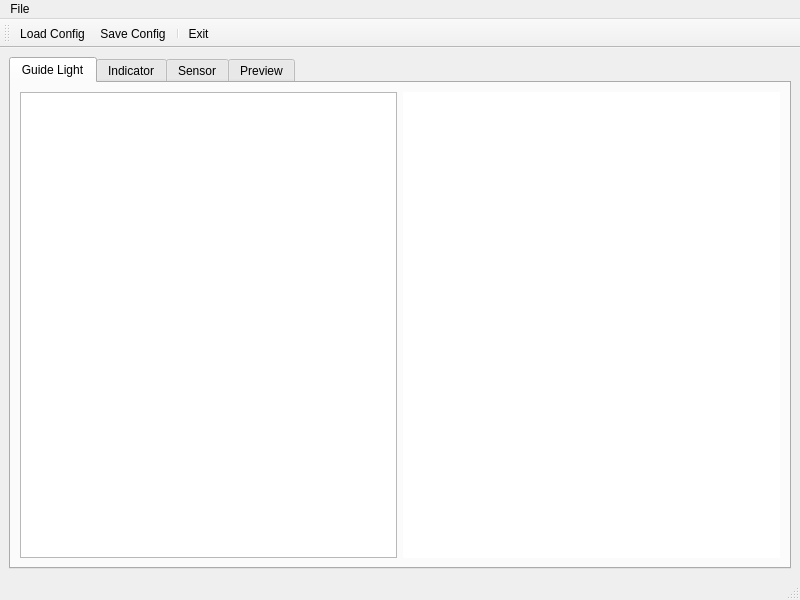
<?xml version="1.0" encoding="UTF-8"?>
<ui version="4.0">
 <class>MainWindow</class>
 <widget class="QMainWindow" name="MainWindow">
  <property name="geometry">
   <rect>
    <x>0</x>
    <y>0</y>
    <width>800</width>
    <height>600</height>
   </rect>
  </property>
  <property name="sizePolicy">
   <sizepolicy hsizetype="Preferred" vsizetype="Expanding">
    <horstretch>0</horstretch>
    <verstretch>0</verstretch>
   </sizepolicy>
  </property>
  <property name="windowTitle">
   <string>MainWindow</string>
  </property>
  <widget class="QWidget" name="centralwidget">
   <layout class="QVBoxLayout" name="verticalLayout_2">
    <item>
     <widget class="QTabWidget" name="tabWidget">
      <property name="sizePolicy">
       <sizepolicy hsizetype="Expanding" vsizetype="Expanding">
        <horstretch>0</horstretch>
        <verstretch>0</verstretch>
       </sizepolicy>
      </property>
      <property name="currentIndex">
       <number>0</number>
      </property>
      <widget class="QWidget" name="tab">
       <attribute name="title">
        <string>Guide Light</string>
       </attribute>
       <layout class="QHBoxLayout" name="horizontalLayout">
        <item>
         <widget class="QTableView" name="tableView"/>
        </item>
        <item>
         <widget class="QTableView" name="portTable">
          <property name="sizePolicy">
           <sizepolicy hsizetype="Expanding" vsizetype="Expanding">
            <horstretch>0</horstretch>
            <verstretch>0</verstretch>
           </sizepolicy>
          </property>
          <property name="frameShape">
           <enum>QFrame::NoFrame</enum>
          </property>
          <property name="lineWidth">
           <number>0</number>
          </property>
          <attribute name="horizontalHeaderVisible">
           <bool>false</bool>
          </attribute>
          <attribute name="verticalHeaderVisible">
           <bool>false</bool>
          </attribute>
         </widget>
        </item>
       </layout>
      </widget>
      <widget class="QWidget" name="tab_2">
       <attribute name="title">
        <string>Indicator</string>
       </attribute>
      </widget>
      <widget class="QWidget" name="tab_3">
       <attribute name="title">
        <string>Sensor</string>
       </attribute>
      </widget>
      <widget class="QWidget" name="tab_4">
       <attribute name="title">
        <string>Preview</string>
       </attribute>
      </widget>
     </widget>
    </item>
   </layout>
  </widget>
  <widget class="QMenuBar" name="menubar">
   <property name="geometry">
    <rect>
     <x>0</x>
     <y>0</y>
     <width>800</width>
     <height>26</height>
    </rect>
   </property>
   <widget class="QMenu" name="menuFile">
    <property name="title">
     <string>File</string>
    </property>
    <addaction name="actionLoad_Config"/>
    <addaction name="actionSave_Config"/>
    <addaction name="separator"/>
    <addaction name="actionExit"/>
   </widget>
   <addaction name="menuFile"/>
  </widget>
  <widget class="QStatusBar" name="statusbar"/>
  <widget class="QToolBar" name="toolBar">
   <property name="windowTitle">
    <string>toolBar</string>
   </property>
   <attribute name="toolBarArea">
    <enum>TopToolBarArea</enum>
   </attribute>
   <attribute name="toolBarBreak">
    <bool>false</bool>
   </attribute>
   <addaction name="actionLoad_Config"/>
   <addaction name="actionSave_Config"/>
   <addaction name="separator"/>
   <addaction name="actionExit"/>
  </widget>
  <action name="actionLoad_Config">
   <property name="icon">
    <iconset resource="resources.qrc">
     <normaloff>:/images/image/config_load.png</normaloff>:/images/image/config_load.png</iconset>
   </property>
   <property name="text">
    <string>Load Config</string>
   </property>
  </action>
  <action name="actionSave_Config">
   <property name="icon">
    <iconset resource="resources.qrc">
     <normaloff>:/images/image/config_save.png</normaloff>:/images/image/config_save.png</iconset>
   </property>
   <property name="text">
    <string>Save Config</string>
   </property>
  </action>
  <action name="actionExit">
   <property name="icon">
    <iconset resource="resources.qrc">
     <normaloff>:/images/image/exit.png</normaloff>:/images/image/exit.png</iconset>
   </property>
   <property name="text">
    <string>Exit</string>
   </property>
  </action>
 </widget>
 <resources>
  <include location="resources.qrc"/>
 </resources>
 <connections/>
</ui>
